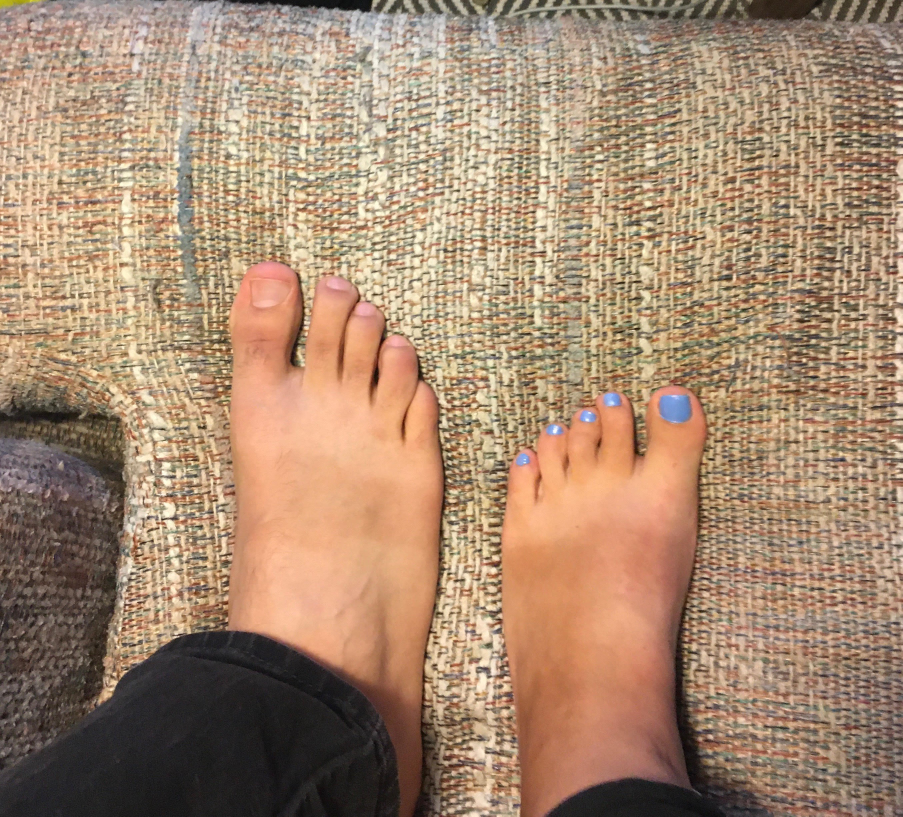
#> input picture tanlines.jpg, 2707 x 2449 px (shown at 1/3 size)
$ jupyter execute TanLineQuantification.ipynb   (older library calls are emulated)
#> lines starting #> are read from the running program, lines starting #| are printed output that depends on the picture
[cell 1]
import cv2
import numpy as np
import matplotlib.pyplot as plt
import matplotlib.gridspec as gridspec

import seaborn as sns
sns.set_style('ticks')

[cell 2]
feet = cv2.cvtColor(cv2.imread('tanlines.jpg'),cv2.COLOR_BGR2RGB)

#convet feet image to grayscale for edge detection
feet_gray = cv2.cvtColor(feet,cv2.COLOR_RGB2GRAY)
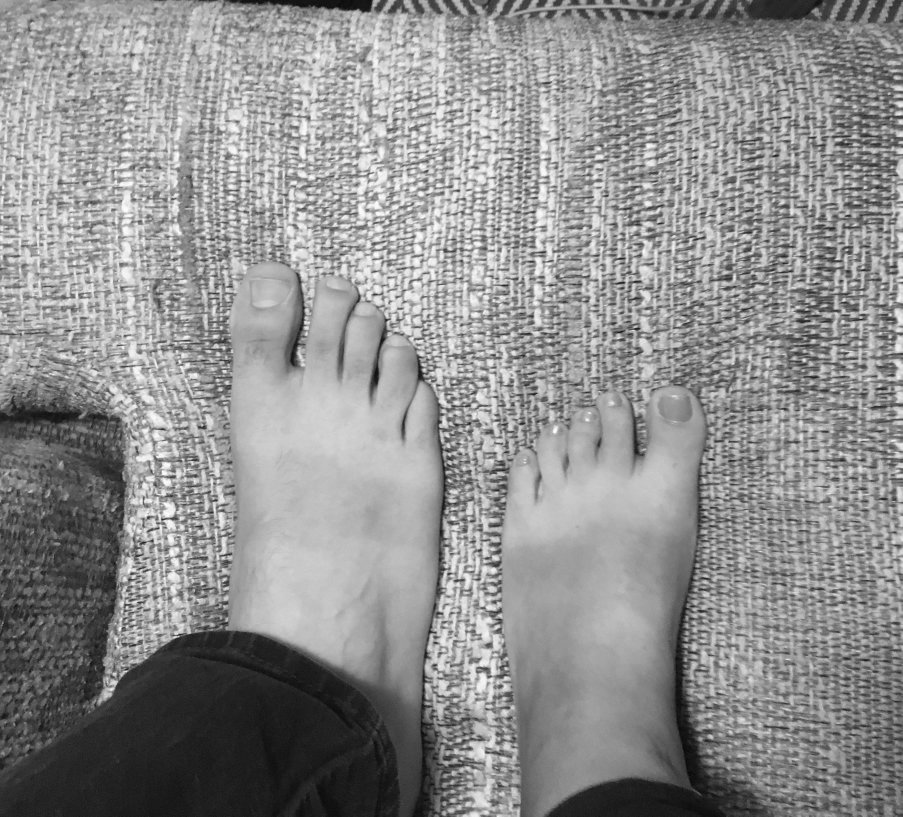
#> feet_gray: shape (2449, 2707) (shown at 1/3 size); min 0, max 255, mean 142.8

#display feet image as is
plt.imshow(feet)
plt.axis('off')
plt.show()

[cell 3]
#crop feet image into nice sections with only tan line edges
jz_foot = feet_gray[1330:1810,710:1300]
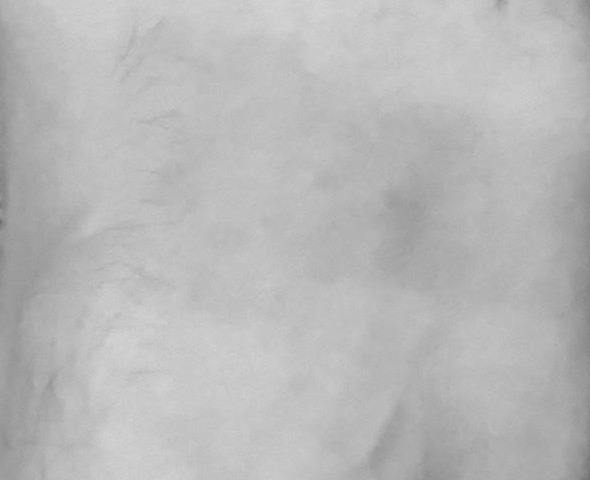
#> jz_foot: shape (480, 590); min 106, max 215, mean 184.5
jz_foot_color = feet[1330:1810,710:1300] #color for plotting against edge-filtered image
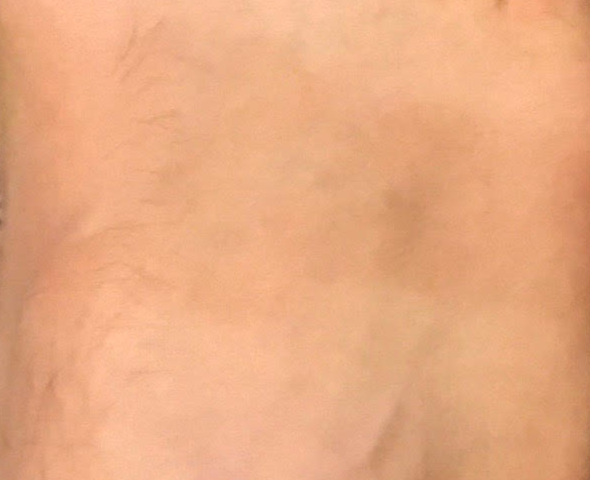
#> jz_foot_color: shape (480, 590, 3); mean R, G, B 233.2, 170.3, 129.6

nm_foot = feet_gray[1520:1885,1520:1970]
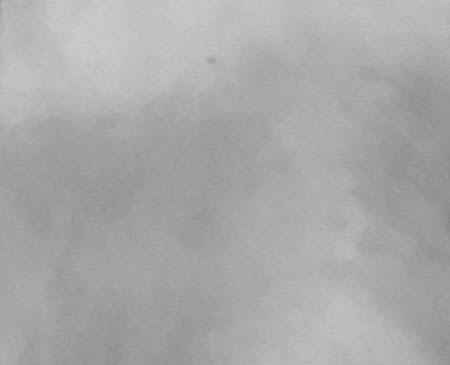
#> nm_foot: shape (365, 450); min 135, max 206, mean 169
nm_foot_color = feet[1520:1885,1520:1970]
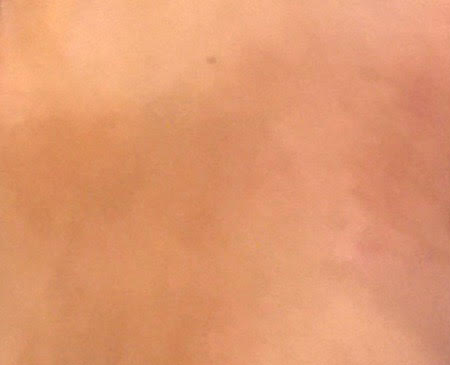
#> nm_foot_color: shape (365, 450, 3); mean R, G, B 224.4, 152.1, 111

#plot both cropped feet in gray
fig, (ax1,ax2) = plt.subplots(1,2)
ax1.imshow(jz_foot, cmap='gray',vmin=100,vmax=255)
ax1.set_title("Josh's foot")
ax1.axis('off')
ax2.imshow(nm_foot, cmap='gray',vmin=100,vmax=255)
ax2.set_title("Nicole's foot")
ax2.axis('off')
plt.show()

[cell 4]
#make a histogram of intensities to try to under look at tan lines
hist_jz = np.bincount(jz_foot.ravel(),minlength=256)
#> hist_jz = 256 values, max 12064 at index 190, min 0 at index 0, mean 1106.2
hist_nm = np.bincount(nm_foot.ravel(),minlength=256)
#> hist_nm = 256 values, max 6615 at index 159, min 0 at index 0, mean 641.6

#plot histograms (its hard to pick out which peak belongs to which features)
fig, (ax1,ax2) = plt.subplots(2,1,figsize=(10,5))
ax1.plot(hist_jz[100:])
ax1.set_title('JZ foot hist (clipped to 100-256)')
ax2.plot(hist_nm[100:])
ax2.set_title('NM foot hist')
plt.show()
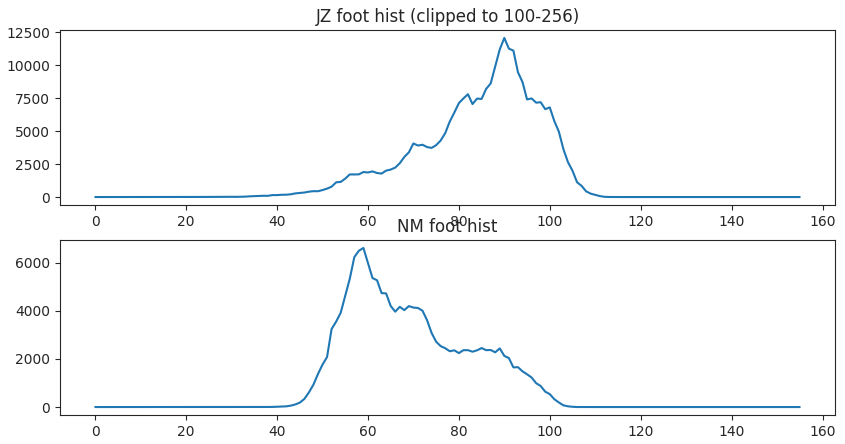
#> figure drawn by matplotlib, 2 panels; panel 1: curve peaks at x = 90, y = 12064; panel 2: curve peaks at x = 59, y = 6615

[cell 5]
#downsample and blur to allow for nice edge filtering
jz_foot_lowres = cv2.resize(jz_foot, None,
                            fx = 0.25, fy = 0.25,
                            interpolation = cv2.INTER_AREA)
jz_foot_lowres = cv2.GaussianBlur(jz_foot_lowres,(9,9),0)
nm_foot_lowres = cv2.resize(nm_foot, None,
                            fx = 0.25, fy = 0.25,
                            interpolation = cv2.INTER_AREA)
nm_foot_lowres = cv2.GaussianBlur(nm_foot_lowres,(9,9),0)

#plot downsampled/blurred image
fig, (ax1,ax2) = plt.subplots(1,2)
ax1.imshow(jz_foot_lowres, cmap='gray',vmin=100,vmax=255)
ax1.set_title("Josh's foot lowres")
ax2.imshow(nm_foot_lowres, cmap='gray',vmin=100,vmax=255)
ax2.set_title("Nicole's foot lowres")
plt.show()

[cell 6]
#apply sobely filter to detect edges (kernel size 5 worked best for me)
jz_foot_sobely = cv2.Sobel(jz_foot_lowres,cv2.CV_16S,0,1,ksize=5)
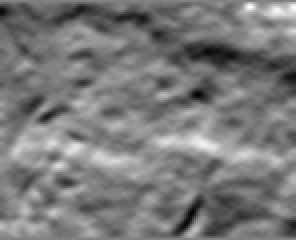
#> jz_foot_sobely: shape (120, 148) int16 (shown 2 times larger); min -331, max 321, mean -18.2; drawn with min black and max white
nm_foot_sobely = cv2.Sobel(nm_foot_lowres,cv2.CV_16S,0,1,ksize=5)
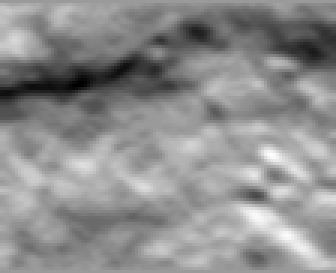
#> nm_foot_sobely: shape (91, 112) int16 (shown 3 times larger); min -406, max 262, mean -33.7; drawn with min black and max white

[cell 7]
sns.set_context('talk')
size = 9
fig, [[ax11,ax12],[ax21,ax22]] = plt.subplots(2,2,figsize=(size,size))

#plot jz foot in color
ax11.imshow(jz_foot_color)
ax11.set_title("Josh's foot")
ax11.set_xticklabels([])
ax11.set_yticklabels([])
ax11.axis('off')

#plot edge-detected jz foot
ax21.imshow(np.abs(jz_foot_sobely), cmap='viridis',vmin=0,vmax=256)
ax21.set_title("Josh's foot with edge filter")
ax21.set_xticklabels([])
ax21.set_yticklabels([])
ax21.axis('off')

#plot nicole's foot
ax12.imshow(nm_foot_color)
ax12.set_title("Nicole's foot")
ax12.set_xticklabels([])
ax12.set_yticklabels([])
ax12.axis('off')

#plot edge-detected nm foot
ax22.imshow(np.abs(nm_foot_sobely), cmap='viridis',vmin=0,vmax=256)
ax22.set_title("Nicole's foot with edge filter")
ax22.set_xticklabels([])
ax22.set_yticklabels([])
ax22.axis('off')

plt.subplots_adjust(wspace=0.1, hspace=-0.1)
plt.show()
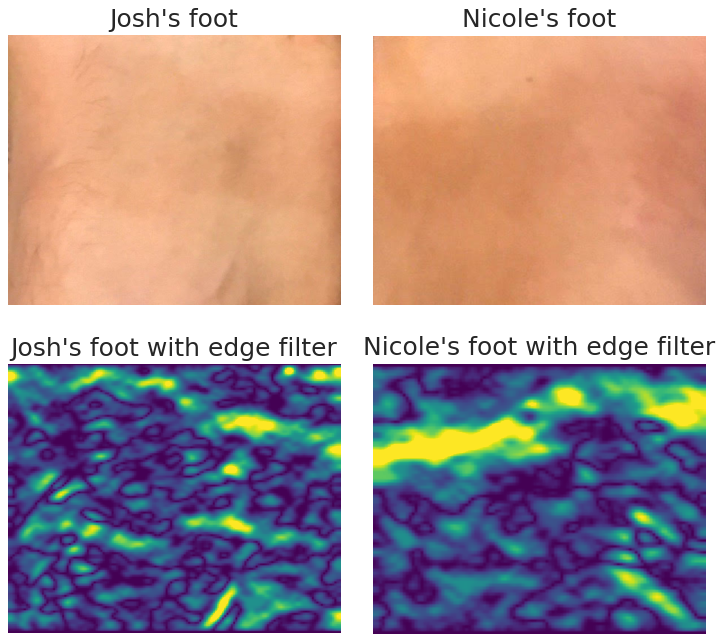
#> figure drawn by matplotlib, 4 panels

[cell 8]
#make histograms of sobel filter to help think about edges
hist_jz_sobely = np.bincount(np.abs(jz_foot_sobely).ravel())
#> hist_jz_sobely = 332 values, max 602 at index 0, min 0 at index 277, mean 53.49
hist_nm_sobely = np.bincount(np.abs(nm_foot_sobely).ravel())
#> hist_nm_sobely = 407 values, max 347 at index 0, min 0 at index 338, mean 25.04

#plot histograms
fig, (ax1,ax2) = plt.subplots(2,1,figsize=(10,5))
ax1.plot(hist_jz_sobely)
ax1.set_title('JZ foot hist')
ax2.plot(hist_nm_sobely)
ax2.set_title('NM foot hist')
plt.show()
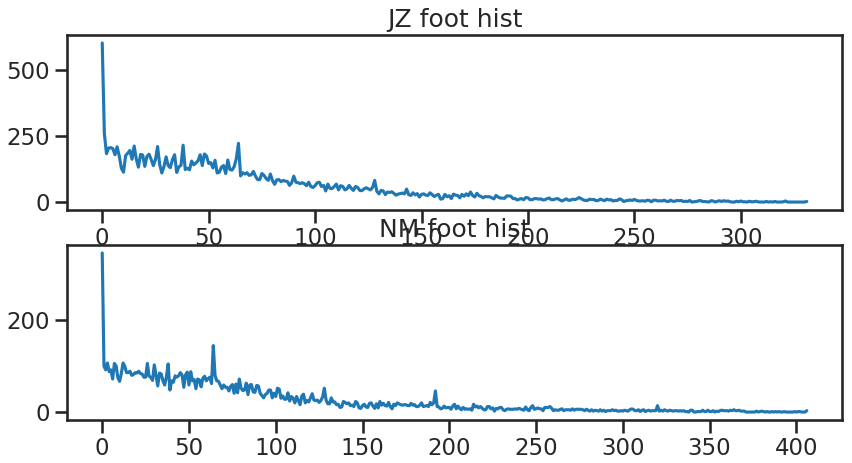
#> figure drawn by matplotlib, 2 panels; panel 1: curve peaks at x = 0, y = 602; panel 2: curve peaks at x = 0, y = 347
